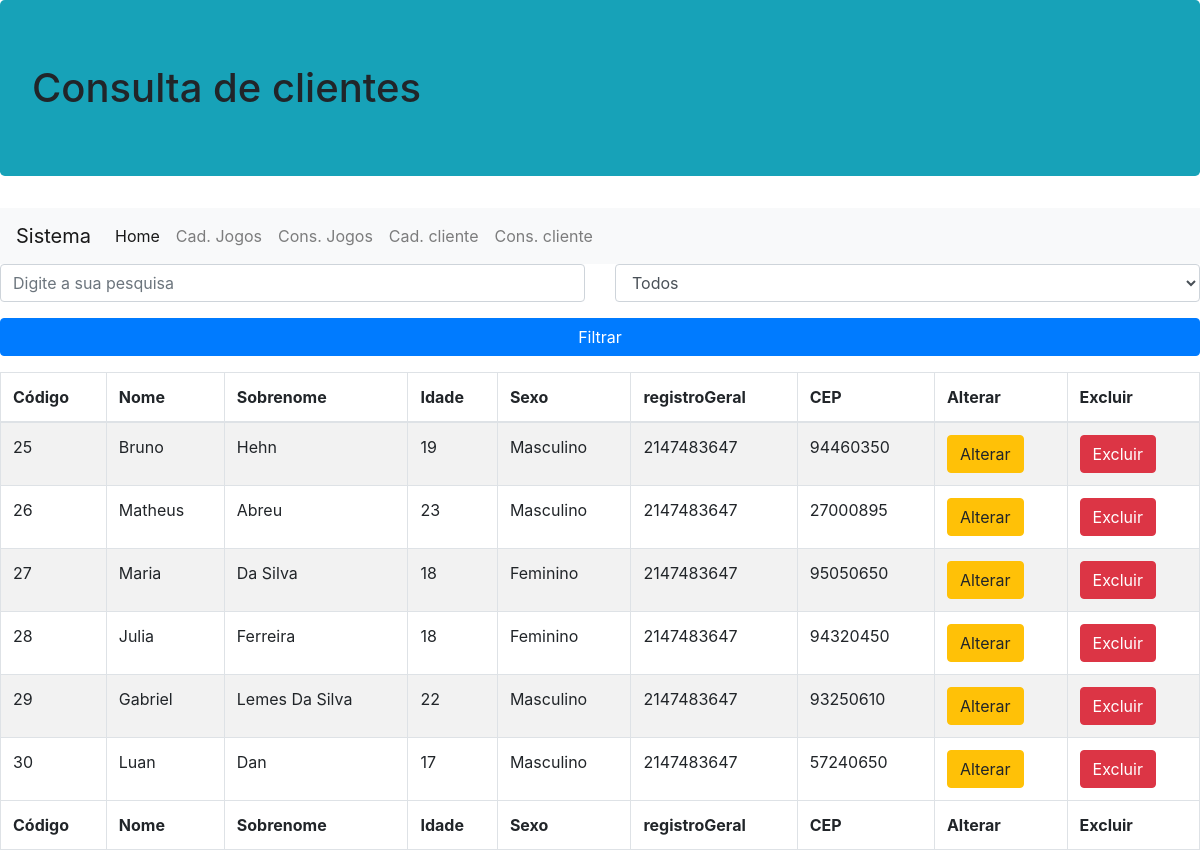
The page /consulta-cliente.php on the database its author committed.
### tables this page shows
CREATE TABLE `cliente` (
  `idCliente` int(11) NOT NULL,
  `nomeCliente` varchar(50) NOT NULL,
  `sobrenomeCliente` varchar(50) NOT NULL,
  `idadeCliente` int(3) NOT NULL,
  `sexoCliente` varchar(50) NOT NULL,
  `registroGeral` int(11) NOT NULL,
  `cep` int(8) NOT NULL
);

### dao/conexaobanco.class.php (called while the page is built, shortened)
<?php
class ConexaoBanco extends PDO
{
 private static $instance = null;
 public static function getInstance()
 {
   try {
     if(!isset(self::$instance)) {
       self::$instance = new ConexaoBanco("mysql:dbname=lojajogosbruno;host=localhost","root","");
     }
     return self::$instance;
   } catch(PDOException $error) {
     echo "Erro ao conectar! ".$error;
   }
 }
}

### dao/clientedao.class.php (called while the page is built, shortened)
<?php
require "conexaobanco.class.php";
class ClienteDAO
{
  private $conexao = null;
  public function __construct()
  {
    $this->conexao = ConexaoBanco::getInstance();
  }
  public function buscarClientes()
  {
  try {
    $statement = $this->conexao->query("select * from cliente");
    $array = $statement->fetchAll(PDO::FETCH_CLASS, 'Cliente');
    return $array;
  } catch(PDOException $error) {
    echo "Erro ao buscar clientes!".$error;
  }
 }
}

### modelo/cliente.class.php (called while the page is built, shortened)
<?php
class Cliente {
   public function __get($atributo)
   {
     return $this->$atributo;
   }
}

### consulta-cliente.php (the view, shortened to what this page needs)
<!DOCTYPE html>
<html lang="pt-br" dir="ltr">
  <head>
    <link rel="stylesheet" href="https://stackpath.bootstrapcdn.com/bootstrap/4.3.1/css/bootstrap.min.css">
  </head>
  <body>
    <h1 class="jumbotron bg-info">Consulta de clientes</h1>
    <nav class="navbar navbar-expand-lg navbar-light bg-light">
          <a class="navbar-brand" href="#">Sistema</a>
      <div class="collapse navbar-collapse" id="navbarNav">
        <ul class="navbar-nav">
          <li class="nav-item active">
            <a class="nav-link" href="index.php">Home</a>
          </li>
          <li class="nav-item">
            <a class="nav-link" href="cadastro.php">Cad. Jogos</a>
          </li>
          <li class="nav-item">
            <a class="nav-link" href="consulta.php">Cons. Jogos <span class="sr-only">(current)</span></a>
          </li>
          <li class="nav-item">
            <a class="nav-link" href="cadastro-cliente.php">Cad. cliente</a>
          </li>
          <li class="nav-item">
            <a class="nav-link" href="consulta-cliente.php">Cons. cliente <span class="sr-only">(current)</span></a>
          </li>
        </ul>
      </div>
    </nav>
    <?php
    include 'dao/clientedao.class.php';
    include 'modelo/cliente.class.php';
    $clienteDAO = new ClienteDAO();
    $clientes = $clienteDAO->buscarClientes();
    ?>
    <form name="filtrar" method="post" action="consulta-cliente.php">
          <div class="row">
            <div class="form-group col-md-6">
              <input type="text" name="txtfiltro"
                     placeholder="Digite a sua pesquisa" class="form-control">
            </div>
            <div class="form-group col-md-6">
              <select name="selfiltro" class="form-control">
                <option value="todos">Todos</option>
              </select>
            </div>
          </div>
          <div class="form-group">
            <input type="submit" name="filtrar" value="Filtrar" class="btn btn-primary btn-block">
          </div>
        </form>
    <?php
    echo "<div class='table-responsive'>";
      echo "<table class='table table-striped table-bordered table-hover table-condensed'>";
      echo "<thead>";
        echo "<tr>";
          echo "<th>Código</th>";
          echo "<th>Nome</th>";
          echo "<th>Sobrenome</th>";
          echo "<th>Idade</th>";
          echo "<th>Sexo</th>";
          echo "<th>registroGeral</th>";
          echo "<th>CEP</th>";
          echo "<th>Alterar</th>";
          echo "<th>Excluir</th>";
        echo "</tr>";
      echo "</thead>";
      echo "<tfoot>";
      echo "<tr>";
        echo "<th>Código</th>";
        echo "<th>Nome</th>";
        echo "<th>Sobrenome</th>";
        echo "<th>Idade</th>";
        echo "<th>Sexo</th>";
        echo "<th>registroGeral</th>";
        echo "<th>CEP</th>";
        echo "<th>Alterar</th>";
        echo "<th>Excluir</th>";
      echo "</tr>";
      echo "</tfoot>";
      echo "<tbody>";
    foreach($clientes as $cliente) {
      echo "<tr>";
      echo "<td>$cliente->idCliente</td>";
      echo "<td>$cliente->nomeCliente</td>";
      echo "<td>$cliente->sobrenomeCliente</td>";
      echo "<td>$cliente->idadeCliente</td>";
      echo "<td>$cliente->sexoCliente</td>";
      echo "<td>$cliente->registroGeral</td>";
      echo "<td>$cliente->cep</td>";
      echo "<td><a class='btn btn-warning' href='alterar-cliente.php?id={$cliente->idCliente}'>Alterar</a></td>";
      echo "<td><a class='btn btn-danger' href='consulta-cliente.php?id={$cliente->idCliente}'>Excluir</a></td>";
      echo "</tr>";
    }
    echo "</tbody>";
    echo "</table>";
    echo "</div>";
    ?>
  </body>
</html>

### rows shown on the page
cliente: idCliente "25", nomeCliente "Bruno", sobrenomeCliente "Hehn", idadeCliente "19", sexoCliente "Masculino", registroGeral "2147483647", cep "94460350"
cliente: idCliente "26", nomeCliente "Matheus", sobrenomeCliente "Abreu", idadeCliente "23", sexoCliente "Masculino", registroGeral "2147483647", cep "27000895"
cliente: idCliente "27", nomeCliente "Maria", sobrenomeCliente "Da Silva", idadeCliente "18", sexoCliente "Feminino", registroGeral "2147483647", cep "95050650"
cliente: idCliente "28", nomeCliente "Julia", sobrenomeCliente "Ferreira", idadeCliente "18", sexoCliente "Feminino", registroGeral "2147483647", cep "94320450"
cliente: idCliente "29", nomeCliente "Gabriel", sobrenomeCliente "Lemes Da Silva", idadeCliente "22", sexoCliente "Masculino", registroGeral "2147483647", cep "93250610"
cliente: idCliente "30", nomeCliente "Luan", sobrenomeCliente "Dan", idadeCliente "17", sexoCliente "Masculino", registroGeral "2147483647", cep "57240650"
